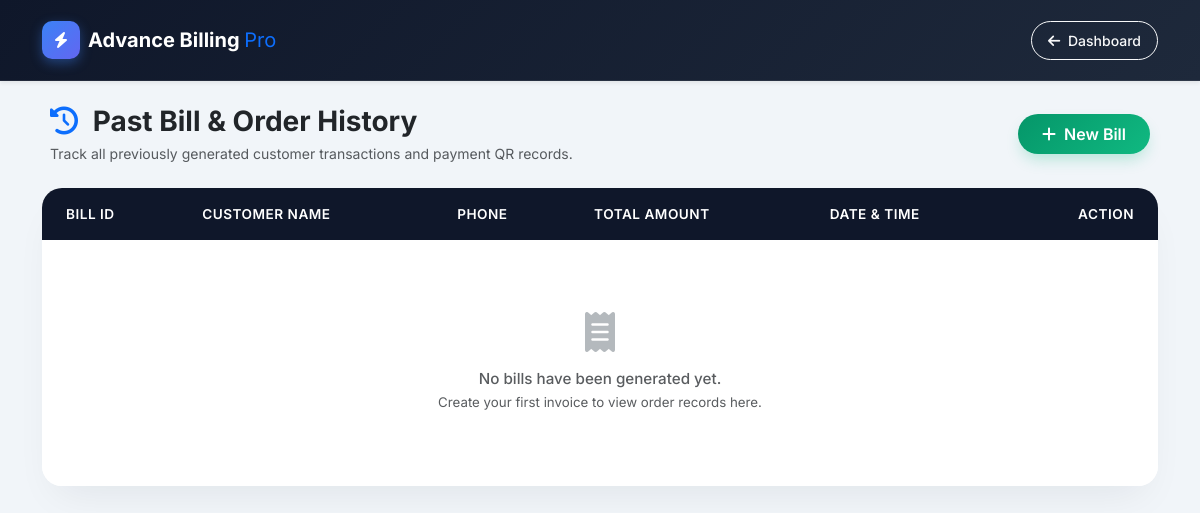
/orders/ (signed in), run on an earlier commit of the app's database.
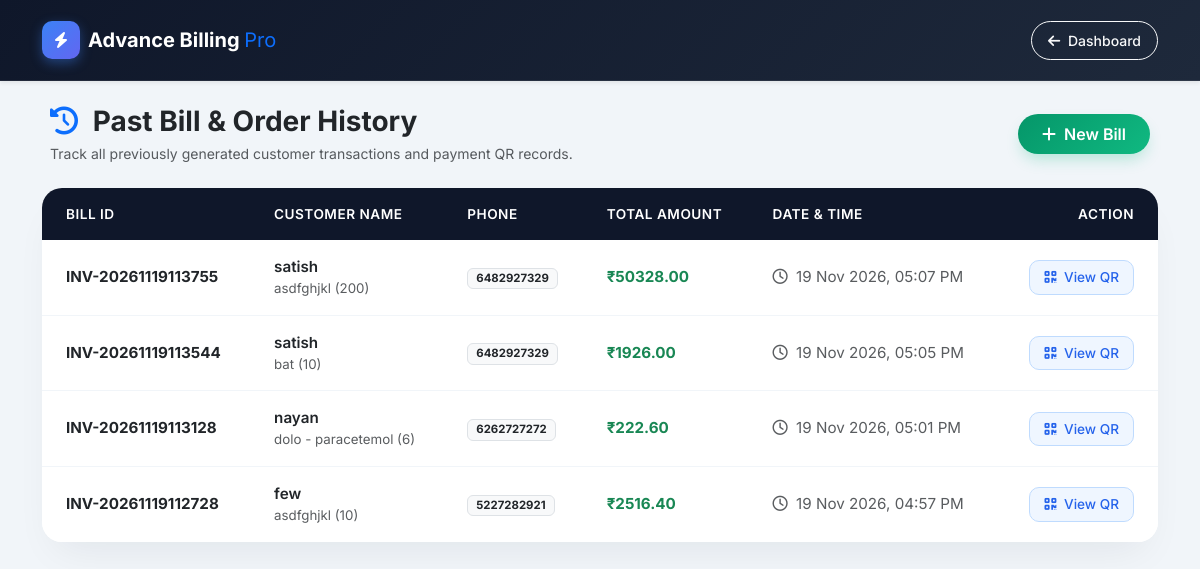
And on a later commit of the database.
### billing_app/models.py (models this page shows, shortened)
class Invoice(models.Model):
    distributor = models.ForeignKey(User, on_delete=models.CASCADE, related_name='invoices')
    customer = models.ForeignKey('Customer', on_delete=models.PROTECT, related_name='invoices')
    invoice_number = models.CharField(max_length=50, unique=True)
    subtotal = models.DecimalField(max_digits=10, decimal_places=2, default=Decimal('0.00'))
    gst_amount = models.DecimalField(max_digits=10, decimal_places=2, default=Decimal('0.00'))
    total_amount = models.DecimalField(max_digits=10, decimal_places=2, default=Decimal('0.00'))
    created_at = models.DateTimeField(auto_now_add=True)

class Customer(models.Model):
    distributor = models.ForeignKey(User, on_delete=models.CASCADE)
    name = models.CharField(max_length=100)
    email = models.EmailField(blank=True, null=True)
    phone = models.CharField(max_length=15)
    address = models.TextField(blank=True, null=True)
    created_at = models.DateTimeField(auto_now_add=True)

class InvoiceItem(models.Model):
    invoice = models.ForeignKey(Invoice, on_delete=models.CASCADE, related_name='items')
    product = models.ForeignKey('Product', on_delete=models.PROTECT, related_name='invoice_items')
    quantity = models.PositiveIntegerField(default=1)
    unit_price = models.DecimalField(max_digits=10, decimal_places=2)
    gst_rate = models.DecimalField(max_digits=5, decimal_places=2, default=Decimal('0.00'))

class Product(models.Model):
    distributor = models.ForeignKey(User, on_delete=models.CASCADE)
    name = models.CharField(max_length=100)
    category = models.CharField(max_length=100, blank=True)
    price = models.DecimalField(max_digits=10, decimal_places=2)
    stock = models.IntegerField()
    gst_rate = models.DecimalField(max_digits=5, decimal_places=2, default=0.00)
    created_at = models.DateTimeField(auto_now_add=True)

### billing_app/views.py (the view)
# urls.py: path('orders/', views.order_history_view, name='order_history'),
@login_required(login_url='login')
def order_history_view(request):
    invoices = (
        Invoice.objects.filter(distributor=request.user)
        .select_related('customer')
        .prefetch_related('items__product')
        .order_by('-created_at')
    )
    return render(request, 'billing_app/order_history.html', {'invoices': invoices})

### billing_app/templates/billing_app/order_history.html (shortened to what the changed rows need)
<!DOCTYPE html>
<html lang="en">
<head>
    <link href="https://cdn.jsdelivr.net/npm/bootstrap@5.3.0/dist/css/bootstrap.min.css" rel="stylesheet">
    <link rel="stylesheet" href="https://cdnjs.cloudflare.com/ajax/libs/font-awesome/6.4.0/css/all.min.css">
</head>
<body class="pb-5">
    <div class="container">
        <div class="card table-card">
            <div class="card-body p-0">
                <div class="table-responsive">
                    <table class="table table-hover align-middle mb-0">
                        <thead>
                            <tr>
                                <th class="ps-4">Bill ID</th>
                                <th>Customer Name</th>
                                <th>Phone</th>
                                <th>Total Amount</th>
                                <th>Date & Time</th>
                                <th class="text-end pe-4">Action</th>
                            </tr>
                        </thead>
                        <tbody>
                            {% for invoice in invoices %}
                            <tr>
                                <td class="ps-4 fw-bold text-dark">{{ invoice.invoice_number }}</td>
                                <td>
                                    <div class="fw-semibold text-dark">{{ invoice.customer.name }}</div>
                                    {% if invoice.items.all %}
                                        <div class="text-muted small">
                                            {% for item in invoice.items.all %}
                                                {{ item.product.name }} ({{ item.quantity }}){% if not forloop.last %}, {% endif %}
                                            {% endfor %}
                                        </div>
                                    {% endif %}
                                </td>
                                <td><span class="badge bg-light text-dark border px-2 py-1">{{ invoice.customer.phone }}</span></td>
                                <td class="text-success fw-bold">₹{{ invoice.total_amount }}</td>
                                <td class="text-muted small"><i class="fa-regular fa-clock me-1"></i> {{ invoice.created_at|date:"d M Y, h:i A" }}</td>
                                <td class="text-end pe-4">
                                    <a href="{% url 'bill_detail' invoice.pk %}" class="btn btn-view-qr">
                                        <i class="fa-solid fa-qrcode me-1"></i> View QR
                                    </a>
                                </td>
                            </tr>
                            {% empty %}
                            <tr>
                                <td colspan="6" class="text-center text-muted py-5">
                                    <div class="py-4">
                                        <i class="fa-solid fa-receipt fs-1 text-secondary mb-3 opacity-50"></i>
                                        <p class="mb-0 fw-medium">No bills have been generated yet.</p>
                                        <small class="text-muted">Create your first invoice to view order records here.</small>
                                    </div>
                                </td>
                            </tr>
                            {% endfor %}
                        </tbody>
                    </table>
                </div>
            </div>
        </div>
    </div>
</body>
</html>

What changed in the data, as far as the page shows it:
added Invoice: invoice_number "INV-20261119113755", customer.name "satish", customer.phone "6482927329", total_amount "50328.00", created_at "19 Nov 2026, 05:07 PM"
added InvoiceItem: product.name "asdfghjkl", quantity "200", shown under "INV-20261119113755"
added Invoice: invoice_number "INV-20261119113544", customer.name "satish", customer.phone "6482927329", total_amount "1926.00", created_at "19 Nov 2026, 05:05 PM"
added InvoiceItem: product.name "bat", quantity "10", shown under "INV-20261119113544"
added Invoice: invoice_number "INV-20261119113128", customer.name "nayan", customer.phone "6262727272", total_amount "222.60", created_at "19 Nov 2026, 05:01 PM"
added InvoiceItem: product.name "dolo - paracetemol", quantity "6", shown under "INV-20261119113128"
added Invoice: invoice_number "INV-20261119112728", customer.name "few", customer.phone "5227282921", total_amount "2516.40", created_at "19 Nov 2026, 04:57 PM"
added InvoiceItem: product.name "asdfghjkl", quantity "10", shown under "INV-20261119112728"
Also different on the page:
text no longer shown: "No bills have been generated yet. Create your first invoice to view order records here."
